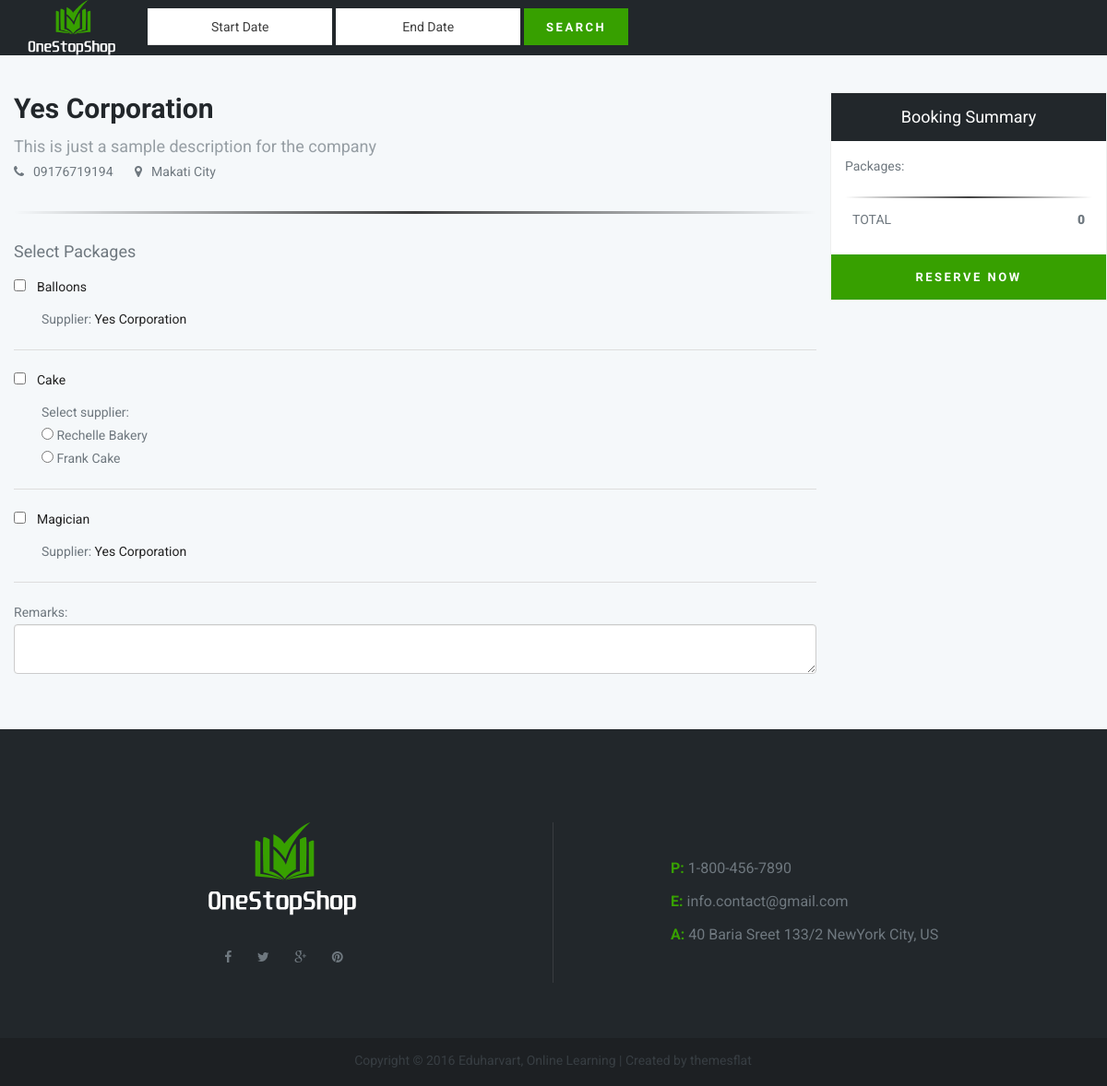
Page /booking-customize.php?eid=5 on the committed database.
### tables this page shows
CREATE TABLE `client_events` (
  `id` bigint(20) NOT NULL,
  `client_id` bigint(20) NOT NULL,
  `event_type_id` bigint(20) NOT NULL,
  `ratings` int(11) NOT NULL DEFAULT '0',
  `created_at` datetime NOT NULL DEFAULT CURRENT_TIMESTAMP,
  `updated_at` datetime NOT NULL DEFAULT CURRENT_TIMESTAMP,
  `description` text
);

CREATE TABLE `client_companies` (
  `id` bigint(20) NOT NULL,
  `client_id` bigint(20) NOT NULL,
  `name` varchar(255) DEFAULT NULL,
  `address` text,
  `mobile_number` varchar(255) DEFAULT NULL,
  `created_at` datetime NOT NULL DEFAULT CURRENT_TIMESTAMP,
  `updated_at` datetime NOT NULL DEFAULT CURRENT_TIMESTAMP
);

CREATE TABLE `client_event_packages` (
  `id` bigint(20) NOT NULL,
  `name` text,
  `client_event_id` bigint(20) NOT NULL,
  `amount` double NOT NULL DEFAULT '0',
  `created_at` datetime NOT NULL DEFAULT CURRENT_TIMESTAMP,
  `updated_at` datetime NOT NULL DEFAULT CURRENT_TIMESTAMP
);

CREATE TABLE `client_suppliers` (
  `id` bigint(20) NOT NULL,
  `client_event_package_id` bigint(20) NOT NULL,
  `supplier_id` bigint(20) NOT NULL,
  `price` double DEFAULT '0',
  `created_at` datetime NOT NULL DEFAULT CURRENT_TIMESTAMP,
  `updated_at` datetime NOT NULL DEFAULT CURRENT_TIMESTAMP
);

### booking-customize.php (the view, shortened to what this page needs)
<?php
    include "include/configuration.php";
    $selOrg = "select * from client_events inner join (clients inner join client_infos on client_infos.client_id = clients.id inner join client_companies on client_companies.client_id = clients.id) on clients.id = client_events.client_id where client_events.id = " . $_GET['eid'];
    $rsOrg = mysqli_query($mysqli, $selOrg);
    $org = mysqli_fetch_assoc($rsOrg);
?>
<!DOCTYPE html>
<html xmlns="http://www.w3.org/1999/xhtml" xml:lang="en-US" lang="en-US">
<head>
    <?php include('_head.php') ?>
</head>
<body>
    <div class="boxed position_form">
    <?php include("booking/_header.php"); ?>
        <section class="flat-row bg-theme custom pt-40 pb-40 wrap-price-post">
            <div class="container">
                <div class="row">
                    <div class="col-md-9 col-sm-12">
                        <div class="title-section mb-10" style="text-align: left">
                            <h1 class="title" style="font-family: inherit"><?php echo $org['name']; ?></h1>
                            <div class="sub-title">
                                <?php echo $org['description']; ?>
                            </div>
                            <span><i class="fa fa-phone mr-10"></i><?php echo $org['mobile_number'] ?></span>
                            <span class="ml-20"><i class="fa fa-map-marker mr-10"></i><?php echo $org['address'] ?></span>
                        </div>
                        <hr class="style-two" />
                        <form>
                            <div class="form-group">
                                <h2>Select Packages</h2>
                            </div>
                            <?php
                                $selPackages = "select * from client_event_packages where client_event_id = " . $_GET['eid'];
                                $rsPackages = mysqli_query($mysqli, $selPackages);
                                while($pkg = mysqli_fetch_assoc($rsPackages)):
                            ?>
                                <div class="form-group">
                                    <div class="checkbox">
                                        <input data-id="<?php echo $pkg['id'] ?>" data-amount="<?php echo $pkg['amount'] ?>" data-title="<?php echo $pkg['name'] ?>" id="cb-pkg-<?php echo $pkg['id'] ?>" class="pkg-item" type="checkbox">
                                        <label for="cb-pkg-<?php echo $pkg['id'] ?>" class="txt-dark">
                                            <?php echo $pkg['name']; ?>
                                        </label>
                                    </div>
                                    <?php
                                        $selSupplier = "select * from client_suppliers inner join (clients inner join client_companies on client_companies.client_id = clients.id) on clients.id = client_suppliers.supplier_id where client_suppliers.client_event_package_id = " . $pkg['id'];
                                        $rsSupplier = mysqli_query($mysqli, $selSupplier);
                                        $supplierCount = mysqli_num_rows($rsSupplier);
                                        if ($supplierCount > 1) :
                                    ?>
                                        <div class="form-group ml-30 group-supplier">
                                            <span>Select supplier:</span>
                                        <?php
                                            while($sup = mysqli_fetch_assoc($rsSupplier)):
                                        ?>
                                            <div data-id="<?php echo $pkg['id'] ?>">
                                                <input data-title="<?php echo $sup['name']; ?>" data-id="<?php echo $sup['supplier_id'] ?>" id="cb-sup-<?php echo $sup['id'] ?>" name="radio" type="radio" class="supplier-item">
                                                <label for="cb-sup-<?php echo $sup['id'] ?>">
                                                    <?php echo $sup['name']; ?>
                                                </label>
                                            </div>
                                        <?php endwhile; ?>
                                        </div>
                                    <?php else: ?>
                                        <span class="supplier-item ml-30" data-id="<?php echo $org['id'] ?>">Supplier: <span class='txt-dark'><?php echo $org['name']; ?></span></span>
                                    <?php endif; ?>
                                </div>
                                <hr style="border-top-color: #ddd" />
                            <?php endwhile; ?>
                            <div class="form-group">
                                <label for="txt-remarks">Remarks:</label>
                                <textarea class="form-control" id="txt-remarks"></textarea>
                            </div>
                        </form>
                    </div>
                    <div class="col-md-3 col-sm-12 computed">
                        <div class="head"><h2>Booking Summary</h2></div>
                        <form>
                            <label>Packages:</label>
                            <hr class="style-one" />
                            <div class="form-group">
                                <table class="table">
                                    <tr>
                                        <td>TOTAL</td>
                                        <td align="right"><strong><span id="total">0</span></strong></td>
                                    </tr>
                                </table>
                            </div>
                        </form>
                        <div style="margin: 15px -15px -15px;">
                            <button type="button" id="btn-book" class="btn-primary" style="width: 100%;padding: 0 22px;">Reserve Now</button>
                        </div>
                    </div>
                </div>
            </div>
        </section>
        <?php include("_footer.php"); ?>
    </div>
</body>
</html>

### stylesheets/custom.css (style rules this page uses)
.btn-primary { color: #fff; background-color: #37a000; padding: 11px 22px; border-color: transparent; height: auto; }
.flat-row.custom { padding: 0 }
hr.style-one { border: 0; height: 2px; margin: 5px 0; background-image: -webkit-linear-gradient(left,rgba(0,0,0,0),rgba(0,0,0,0.75),rgba(0,0,0,0)); background-image: -moz-linear-gradient(left,rgba(0,0,0,0),rgba(0,0,0,0.75),rgba(0,0,0,0)); background-image: -ms-linear-gradient(left,rgba(0,0,0,0),rgba(0,0,0,0.75),rgba(0,0,0,0)); background-image: -o-linear-gradient(left,rgba(0,0,0,0),rgba(0,0,0,0.75),rgba(0,0,0,0)); }
hr.style-two { border: 0; height: 3px; margin: 30px 0; background-image: -webkit-linear-gradient(left,rgba(0,0,0,0),rgba(0,0,0,0.75),rgba(0,0,0,0)); background-image: -moz-linear-gradient(left,rgba(0,0,0,0),rgba(0,0,0,0.75),rgba(0,0,0,0)); background-image: -ms-linear-gradient(left,rgba(0,0,0,0),rgba(0,0,0,0.75),rgba(0,0,0,0)); background-image: -o-linear-gradient(left,rgba(0,0,0,0),rgba(0,0,0,0.75),rgba(0,0,0,0)); }

### stylesheets/shortcode.css (style rules this page uses)
.flat-row { position: relative; padding: 92px 0px 100px 0px; background-color: #fff; }
.flat-row.bg-theme { position: relative; background-color: #f5f8fa; }
.title-section { text-align: center; margin-bottom: 52px; }
.title-section .title { font-size: 30px; font-family:'Roboto Slab'; line-height: 36px; color: #22272b; font-weight: 700; margin-bottom: 8px; }
.title-section .sub-title { font-size: 18px; line-height: 30px; color: #969ea4; }

### booking-customize.php (style rules this page uses)
.table > tbody > tr > td { border-top: 0; }
.checkbox input[type="checkbox"] { margin-left: 0; }
.checkbox label { padding-left: 25px; }
.computed { border: 1px solid #eee; background-color: #fff; padding: 15px; }
.computed .head { background-color: #22272b; margin-top: -15px; margin-left: -15px; margin-right: -15px; text-align: center; padding: 15px; color: #fff; margin-bottom: 15px; }

### rows in the picture
client_events: client_companies.name "Yes Corporation", description "This is just a sample description for the company", client_companies.mobile_number "09176719194", client_companies.address "Makati City"
client_event_packages: name "Balloons"
client_companies: name "Yes Corporation"
client_event_packages: name "Cake"
client_suppliers: client_companies.name "Rechelle Bakery"
client_suppliers: client_companies.name "Frank Cake"
client_event_packages: name "Magician"
